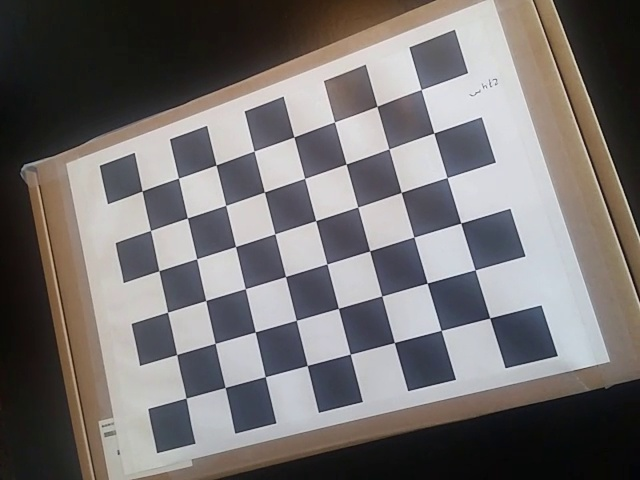
#> input picture Python/sam_cal_img_correct_resolution/frame1019.jpg, 640 x 480 px
$ python calibrate.py sam_cal_img_correct_resolution out 1.0   (Python 2 division)
#> lines starting #> are read from the running program, lines starting #| are printed output that depends on the picture; after the words box and inside, x2 and y2 are one past the last pixel; in counts of white or black regions, pixels touching at a corner belong together; long printed decimals are rounded
#http://opencv-python-tutroals.readthedocs.io/en/latest/py_tutorials/py_calib3d/py_calibration/py_calibration.html
import numpy as np
import cv2
import glob
import sys
import argparse

parser = argparse.ArgumentParser()
parser.add_argument('imagefolder')
parser.add_argument('outputfolder')
parser.add_argument('blocksize', help='blocksize of checkerboard blocks in mm',type=float)
parser.add_argument('-o','--outputfiles', dest='outputfiles',choices=['orbslam2','lsdslam','both'])
parser.add_argument('-b','--blockswidth', dest='blockswidth',type=int, default=8,help='amount of blocks on the checkerboard in one direction (default is 8)')
parser.add_argument('-c','--blocksheight', dest='blocksheight', type=int, default=6, help='amount of blocks on the checkerboard in the other direction (default is 6)')
parser.add_argument('-f','--fps',dest='fps', type=int, default=30, help='The fps nessesary for the creating the calibfiles (default=30)')
parser.add_argument('-w','--imagewidth', dest='imagewidth', type = int, default=640, help='The width of the images for creating the calibfiles (default = 640)')
parser.add_argument('-e','--imageheight', dest='imageheight', type = int, default=480, help='The height of the images for creating the calibfiles (default = 480)')
args = parser.parse_args()
# termination criteria
criteria = (cv2.TERM_CRITERIA_EPS + cv2.TERM_CRITERIA_MAX_ITER, 30, 0.001)

print "preparing opject points"
# prepare object points, like (0,0,0), (1,0,0), (2,0,0) ....,(6,5,0)
objp = np.zeros((args.blocksheight*args.blockswidth,3), np.float32)
objp[:,:2] = np.mgrid[0:args.blockswidth,0:args.blocksheight].T.reshape(-1,2)
objp = objp * args.blocksize #resize to m

# Arrays to store object points and image points from all the images.
objpoints = [] # 3d point in real world space
imgpoints = [] # 2d points in image plane.

print "retrieving images"
imgnames = args.imagefolder + '/*.jpg'
images = glob.glob(imgnames)

if len(images)<1:
    imgnames = args.imagefolder + '/*.png'
    print "no .jpg found trying: " + imgnames
    images = glob.glob(imgnames)
    if len(images)<1:
        sys.exit

print str(len(images))+" images retrieved as: "+ imgnames

# Create a Window
cv2.startWindowThread()
cv2.namedWindow('img',cv2.WINDOW_NORMAL)
cv2.resizeWindow('img', 800, 600)
i = 0
for fname in images:
    i += 1
    print "starting processing image nummer: "+ str(i)
    #read image and convert to grayscale image
    img = cv2.imread(fname)
#> img is the input picture: shape (480, 640, 3); mean B, G, R 111.8, 112.5, 116.4
    gray = cv2.cvtColor(img,cv2.COLOR_BGR2GRAY)
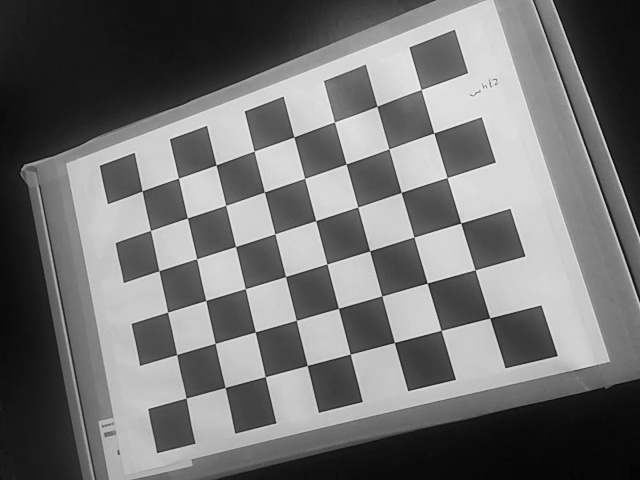
#> gray: shape (480, 640); min 4, max 244, mean 113.6

    # Find the chess board corners
    ret, corners = cv2.findChessboardCorners(gray, (args.blockswidth,args.blocksheight),None)
#> ret = True; corners = 48 rows, first 8: [142, 191], [178.5, 178.1], [216, 165], [254, 151.1], [294, 137], [339, 120.5], [377.1, 106.2], [421.2, 89.5]
    # If found, add object points, image points (after refining them)
    if ret == True:
        print"Corners are found"
        objpoints.append(objp)

        corners2 = cv2.cornerSubPix(gray,corners,(11,11),(-1,-1),criteria)
#> corners2 = 48 rows, first 8: [142.1, 190.9], [178.5, 178.1], [216, 165], [254, 151.1], [293.9, 137], [334.4, 121.9], [377, 106.3], [421.2, 89.49]
        imgpoints.append(corners2)

        # Draw and display the corners
        img = cv2.drawChessboardCorners(img, (args.blockswidth,args.blocksheight), corners2,ret)
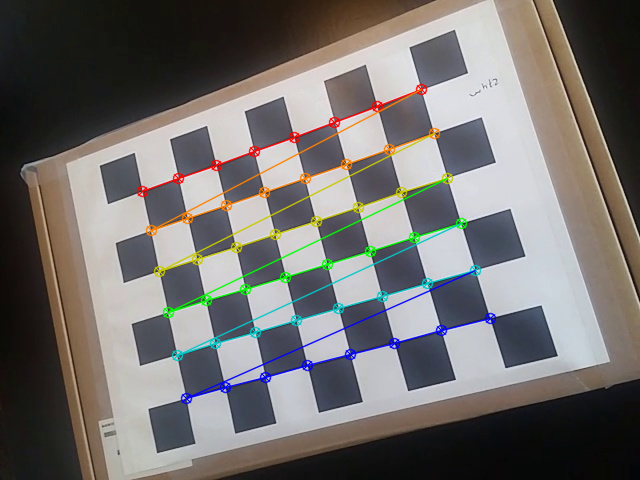
#> img: shape (480, 640, 3); 4.31% of pixels changed, all inside (x1, y1, x2, y2) = (136, 83, 497, 405)
        cv2.imshow('img',img)
        cv2.waitKey(500)
    else:
        cv2.imshow('img',img)
        cv2.waitKey(500)
        print "no corners are found"
#> pass 2 of the loop `for fname in images:`:
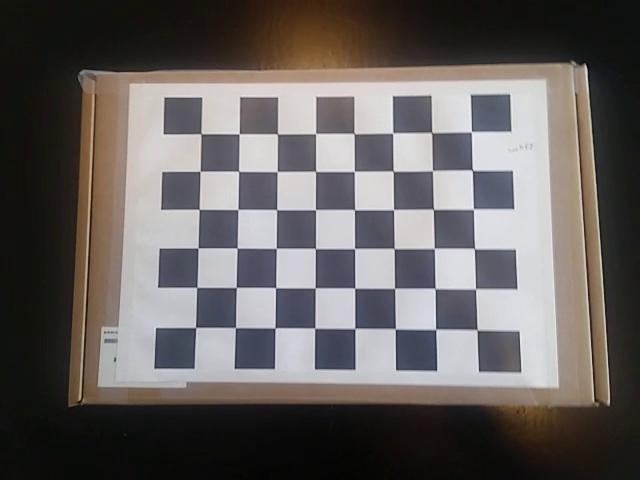
#> input picture Python/sam_cal_img_correct_resolution/frame1121.jpg, 640 x 480 px
#> img is the input picture: shape (480, 640, 3); mean B, G, R 94.9, 97.1, 101.7
#> `gray = cv2.cvtColor(img,cv2.COLOR_BGR2GRAY)`:
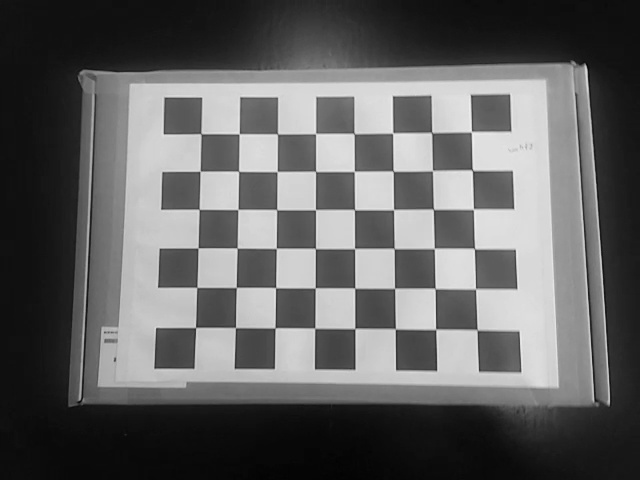
#> gray: shape (480, 640); min 2, max 239, mean 98.2
#> corners = 48 rows, first 8: [200.9, 133.7], [239.1, 133.8], [277.5, 134], [315.5, 133.6], [354.1, 133.6], [392.6, 133.1], [431.5, 132.4], [471.4, 131.7]
#> corners2 = 48 rows, first 8: [200.9, 133.7], [239.2, 133.8], [277.5, 133.9], [315.6, 133.6], [354.1, 133.6], [392.7, 133.1], [431.7, 132.5], [471.4, 131.7]
#> `img = cv2.drawChessboardCorners(img, (args.blockswidth,args.blocksheig..`:
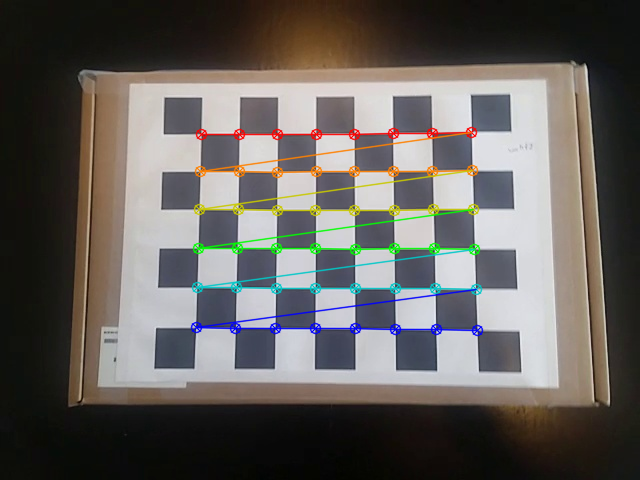
#> img: shape (480, 640, 3); 4.16% of pixels changed, all inside (x1, y1, x2, y2) = (190, 126, 484, 337)

print "done processing the images"
cv2.destroyAllWindows()
print "starting calibrations"
ret, mtx, dist, rvecs, tvecs = cv2.calibrateCamera(objpoints, imgpoints, gray.shape[::-1],None,None)
#> ret = 0.194; mtx = [[776.1, 0, 256.8], [0, 780.1, 213.1], [0, 0, 1]]; dist = [[0.163, 0.132, -0.0129, -0.0239, -0.274]]; rvecs = ([-0.186, 0.354, -0.277], [-0.18, 0.0721, 0.00857]); tvecs = ([-2.76, -0.53, 18.93], [-1.45, -2.06, 20.45])
print "finished calibrations"
print "The camera matrix in px is: "
print mtx
#| [[776.110   0.         256.754]
#|  [  0.         780.053 213.109]
#|  [  0.           0.           1.        ]]
print "The disortion coefficients are: "
print dist
#| [[ 0.1625  0.1316 -0.01286 -0.02392 -0.2736]]

if args.outputfiles == 'orbslam2' or args.outputfiles == 'both':
    orbfilename = args.outputfolder + '/orb_slam2calib.yaml'
    orbfile = open(orbfilename,'w')
    orbfile.write('%YAML:1.0\n')
    orbfile.write('Camera.fx: ' + str(mtx.item(0)) + '\n')
    orbfile.write('Camera.fy: ' + str(mtx.item(4)) + '\n')
    orbfile.write('Camera.cx: ' + str(mtx.item(2)) + '\n')
    orbfile.write('Camera.cy: ' + str(mtx.item(5)) + '\n')
    orbfile.write('Camera.k1: ' + str(dist.item(0)) + '\n')
    orbfile.write('Camera.k2: ' + str(dist.item(1)) + '\n')
    orbfile.write('Camera.p1: ' + str(dist.item(2)) + '\n')
    orbfile.write('Camera.p2: ' + str(dist.item(3)) + '\n')
    orbfile.write('Camera.k3: ' + str(dist.item(4)) + '\n')
    orbfile.write('Camera.fps: ' + str(args.fps) +'\n')
    orbfile.write('Camera.RGB: 1 \nORBextractor.nFeatures: 1000 \nORBextractor.scaleFactor: 1.2\nORBextractor.nLevels: 8\nORBextractor.iniThFAST: 20 \nORBextractor.minThFAST: 7 \nViewer.KeyFrameSize: 0.05 \nViewer.KeyFrameLineWidth: 1 \nViewer.GraphLineWidth: 0.9 \nViewer.PointSize:2 \nViewer.CameraSize: 0.08 \nViewer.CameraLineWidth: 3 \nViewer.ViewpointX: 0 \nViewer.ViewpointY: -0.7 \nViewer.ViewpointZ: -1.8 \nViewer.ViewpointF: 500')
    print "orb_slam2 calibration file saved"
if args.outputfiles == 'lsdslam' or args.outputfiles =='both':
    lsdfilename = args.outputfolder + '/lsd_slamcalib.txt'
    lsdfile = open(lsdfilename,'w')
    lsdfile.write(str(mtx.item(0)) + " " + str(mtx.item(4)) + " " + str(mtx.item(2)) + " " + str(mtx.item(5)) + " ")
    lsdfile.write(str(dist.item(0)) + " " +str(dist.item(1)) + " " + str(dist.item(2)) + " " + str(dist.item(3)) + " " + str(dist.item(4)) + " ")
    lsdfile.write("\n" + str(args.imagewidth) + " " + str(args.imageheight) + "\ncrop\n640 480")
    print "lsd_slam calibration file saved"
